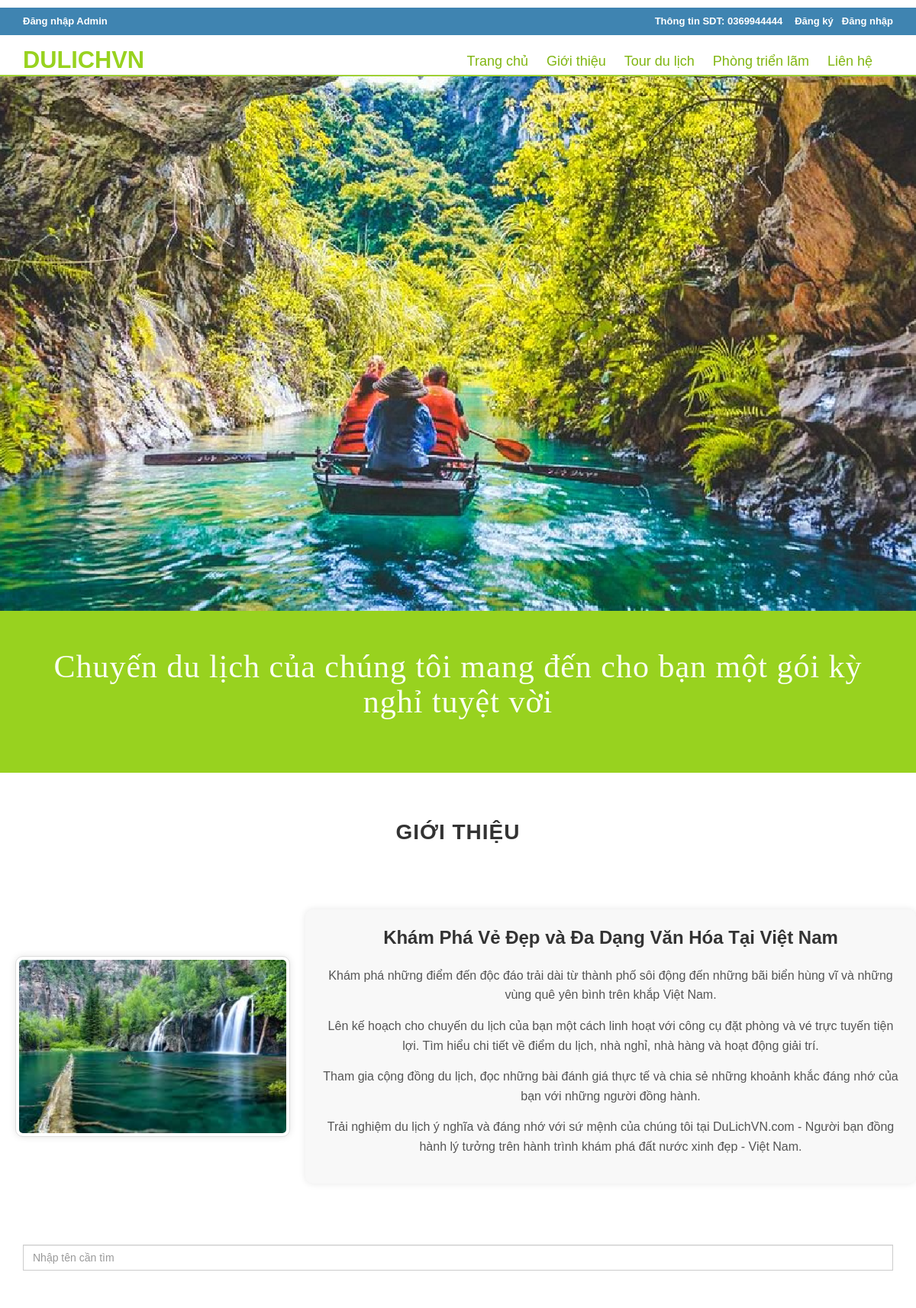
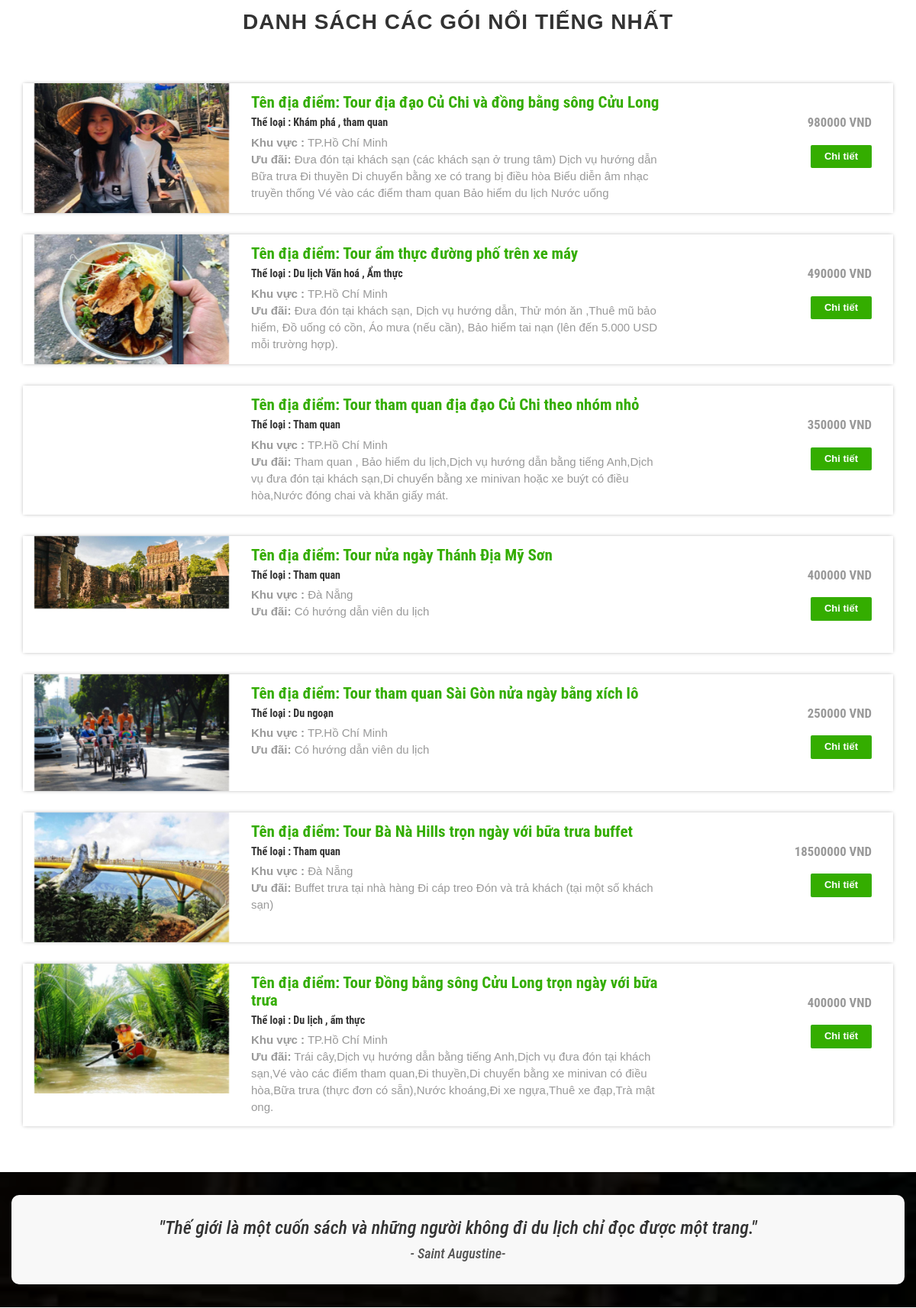
Screenshot of /tms/index.php (upper part) with the database file from the repository (2 pictures, top to bottom).
### tables this page shows
CREATE TABLE `tbltourpackages` (
  `PackageId` int(11) NOT NULL,
  `PackageName` varchar(200) DEFAULT NULL,
  `PackageType` varchar(150) DEFAULT NULL,
  `PackageLocation` varchar(100) DEFAULT NULL,
  `PackagePrice` int(11) DEFAULT NULL,
  `PackageFetures` varchar(255) DEFAULT NULL,
  `PackageDetails` mediumtext DEFAULT NULL,
  `PackageImage` varchar(100) DEFAULT NULL,
  `Creationdate` timestamp NULL DEFAULT current_timestamp(),
  `UpdationDate` timestamp NULL DEFAULT NULL ON UPDATE current_timestamp()
);

### tms/index.php (the view, shortened to what this page needs)
<?php
include('includes/config.php');
?>
<!doctype html>
<html lang="en-gb" class="no-js">
<head>
    <link rel="stylesheet" href="css/bootstrap.min.css" />
    <link rel="stylesheet" type="text/css" href="css/isotope.css" media="screen" />
    <link rel="stylesheet" href="js/fancybox/jquery.fancybox.css" type="text/css" media="screen" />
    <link rel="stylesheet" type="text/css" href="css/da-slider.css" />
    <link href="js/owl-carousel/owl.carousel.css" rel="stylesheet">
    <link rel="stylesheet" href="css/styles.css" />
    <link href="assets/css/animate.css" rel="stylesheet" type="text/css" media="all">
    <link href="font/css/font-awesome.min.css" rel="stylesheet">
</head>
<body>
    <?php include('includes/header.php'); ?>
    <div class="imgditich">
        <img id="img1" onclick="changeImage()" src="images/ditich3.jpg" alt="">
    </div>
    <section id="introText">
        <div class="container">
            <div class="text-center adeInDown animated animated" data-wow-delay=".5s"
                style="visibility: visible; animation-delay: 0.5s; animation-name: fadeInDown;">
                <h1>Chuyến du lịch của chúng tôi mang đến cho bạn một gói kỳ nghỉ tuyệt vời</h1>
            </div>
        </div>
    </section>
    <section id="aboutUs" class="secPad">
        <div class="container">
            <div class="heading text-center adeInDown animated animated" data-wow-delay=".5s"
                style="visibility: visible; animation-delay: 0.5s; animation-name: fadeInDown;">
                <h2>Giới thiệu</h2>
            </div>
            <div class="row adeInDown animated animated" data-wow-delay=".5s"
                style="visibility: visible; animation-delay: 0.5s; animation-name: fadeInDown;">
                <div class="row">
                    <div class="col-md-4">
                        <img src="images/about.jpg" alt="" class="img-responsive img-thumbnail">
                    </div>
                    <div class="col-md-8 text-center">
                        <p class="lead">Khám Phá Vẻ Đẹp và Đa Dạng Văn Hóa Tại Việt Nam</p>
                        <p class="destination">Khám phá những điểm đến độc đáo trải dài từ thành phố sôi động đến những
                            bãi
                            biển hùng vĩ và những vùng quê yên bình trên khắp Việt Nam.</p>
                        <p class="planning">Lên kế hoạch cho chuyến du lịch của bạn một cách linh hoạt với công cụ đặt
                            phòng
                            và vé trực tuyến tiện lợi. Tìm hiểu chi tiết về điểm du lịch, nhà nghỉ, nhà hàng và hoạt
                            động
                            giải trí.</p>
                        <p class="share-experience">Tham gia cộng đồng du lịch, đọc những bài đánh giá thực tế và chia
                            sẻ
                            những khoảnh khắc đáng nhớ của bạn với những người đồng hành.</p>
                        <p class="meaningful-travel">Trải nghiệm du lịch ý nghĩa và đáng nhớ với sứ mệnh của chúng tôi
                            tại
                            DuLichVN.com - Người bạn đồng hành lý tưởng trên hành trình khám phá đất nước xinh đẹp -
                            Việt
                            Nam.</p>
                    </div>
                </div>
            </div>
        </div>
    </section>
    <div class="container mt-3">
        <div class="search-container">
            <form class="d-flex">
                <input class="form-control me-2" name="search_name" id="search_name" type="search"
                    placeholder="Nhập tên cần tìm" aria-label="Search">
            </form>
        </div>
    </div>
    <section id="packages" class="secPad">
        <div class="container">
            <div class="heading text-center">
                <h2>Danh sách các gói nổi tiếng nhất</h2>
            </div>
            <div class="">
                <?php $sql = "SELECT * from tbltourpackages order by rand() ";
                $query = $dbh->prepare($sql);
                $query->execute();
                $results = $query->fetchAll(PDO::FETCH_OBJ);
                if ($query->rowCount() > 0) {
                    foreach ($results as $result) {
                ?>
                <div class="rom-btm">
                    <div class="col-md-3 room-left wow fadeInLeft animated" data-wow-delay=".5s">
                        <img src="admin/pacakgeimages/<?php echo htmlentities($result->PackageImage); ?>"
                            class="img-responsive" alt="">
                    </div>
                    <div class="col-md-6 room-midle wow fadeInUp animated" data-wow-delay=".5s">
                        <h4>Tên địa điểm: <?php echo htmlentities($result->PackageName); ?></h4>
                        <h6>Thể loại : <?php echo htmlentities($result->PackageType); ?></h6>
                        <p><b>Khu vực :</b> <?php echo htmlentities($result->PackageLocation); ?></p>
                        <p><b>Ưu đãi:</b> <?php echo htmlentities($result->PackageFetures); ?></p>
                    </div>
                    <div class="col-md-3 room-right wow fadeInRight animated" data-wow-delay=".5s">
                        <h5> <?php echo htmlentities($result->PackagePrice); ?> VND</h5>
                        <a href="package_details.php?pkgid=<?php echo htmlentities($result->PackageId); ?>"
                            class="view">Chi tiết</a>
                    </div>
                    <div class="clearfix"></div>
                </div>
                <?php
                    }
                } ?>
            </div>
        </div>
    </section>
    <section id="quote" class="bg-parlex">
        <div class="parlex-back">
            <div id="quote-container" class="container secPad text-center">
                <h3 id="quote">"Thế giới là một cuốn sách và những người không đi du lịch chỉ đọc được một trang."</h3>
                <h3 id="author">- Saint Augustine-</h3>
            </div>
        </div>
    </section>
</body>
</html>

### tms/includes/header.php (shortened to what this page needs)
<header class="header">
    <?php if ($_SESSION['login']) { ?>
        <div class="top-header">
            <div class="container">
                <ul class="tp-hd-lft wow fadeInLeft animated" data-wow-delay=".5s">
                    <li class="hm"><a href="index.php"><i class="fa fa-home"></i></a></li>
                    <li class="prnt"><a href="profile.php">Thông tin của tôi</a></li>
                    <li class="prnt"><a href="change_password.php">Thay đổi mật khẩu</a></li>
                    <li class="prnt"><a href="tour_history.php">Lịch sử </a></li>
                    <li class="prnt"><a href="tour_search.php">Tìm kiếm </a></li>
                </ul>
                <ul class="tp-hd-rgt wow fadeInRight animated" data-wow-delay=".5s">
                    <li class="tol">Chào mừng :</li>
                    <li class="sig"><?php echo htmlentities($_SESSION['login']); ?></li>
                    <li class="sigi"><a href="logout.php">/ Đăng xuất</a></li>
                </ul>
                <div class="clearfix"></div>
            </div>
        </div>
    <?php
       } else {
       ?>
        <div class="top-header">
            <div class="container">
                <ul class="tp-hd-lft wow fadeInLeft animated" data-wow-delay=".5s">
                    <li class="hm"><a href="admin/index.php">Đăng nhập Admin</a></li>
                </ul>
                <ul class="tp-hd-rgt wow fadeInRight animated" data-wow-delay=".5s">
                    <li class="tol">Thông tin SDT: 0369944444</li>
                    <li class="sig"><a href="#" data-toggle="modal" data-target="#myModal">Đăng ký</a></li>
                    <li class="sigi"><a href="#" data-toggle="modal" data-target="#myModal4">&nbsp; Đăng nhập</a></li>
                </ul>
                <div class="clearfix"></div>
            </div>
        </div>
    <?php
       } ?>
    <div class="container">
        <nav class="navbar navbar-inverse" role="navigation">
            <div class="navbar-header adeInDown animated animated" data-wow-delay=".5s" style="visibility: visible; animation-delay: 0.5s; animation-name: fadeInDown;">
                <a href="#" class="navbar-brand scroll-top logo"><b>DULICHVN</b></a>
            </div>
            <div id="main-nav" class="collapse navbar-collapse adeInDown animated animated" data-wow-delay=".5s" style="visibility: visible; animation-delay: 0.5s; animation-name: fadeInDown;">
                <ul class="nav navbar-nav" id="mainNav">
                    <li><a href="#home" class="scroll-link">Trang chủ</a></li>
                    <li><a href="#aboutUs" class="scroll-link">Giới thiệu </a></li>
                    <li><a href="#packages" class="scroll-link">Tour du lịch</a></li>
                    <li><a href="#portfolio" class="scroll-link">Phòng triển lãm</a></li>
                    <li><a href="#contactUs" class="scroll-link">Liên hệ</a></li>
                </ul>
            </div>
        </nav>
    </div>
</header>

### tms/index.php (style rules this page uses)
body, html { margin: 0; padding: 0; height: 100%; }
.imgditich { position: relative; width: 100%; height: 100vh; overflow: hidden; }
#img1 { width: 100%; height: 100%; object-fit: cover; image-rendering: pixelated; }
.animated { animation-duration: 1s; }
h1 { font-size: 3em; color: #333; margin-bottom: 20px; font-family: 'Cormorant Garamond', serif; font-weight: 300; letter-spacing: 1px; }
h2 { text-align: center; font-size: 28px; font-weight: bold; font-family: 'Arial', sans-serif; font-style: normal; color: #333; margin-bottom: 20px; text-transform: uppercase; letter-spacing: 1px; }
.row { display: flex; align-items: center; }
.col-md-4 { text-align: center; padding: 20px; }
.col-md-4 img { width: 100%; height: auto; border-radius: 10px; box-shadow: 0 0 10px rgba(0, 0, 0, 0.1); }
.col-md-8 { margin: 20px auto; padding: 20px; background-color: #f8f8f8; border-radius: 10px; box-shadow: 0 0 10px rgba(0, 0, 0, 0.1); }
.lead { font-size: 24px; font-weight: bold; color: #333; margin-bottom: 20px; }
.destination, .planning, .share-experience, .meaningful-travel { font-size: 16px; line-height: 1.6; color: #555; margin-bottom: 15px; }
#quote-container { padding: 30px; background-color: #f8f8f8; border-radius: 10px; box-shadow: 0 0 10px rgba(0, 0, 0, 0.1); }
#quote { font-size: 24px; font-style: italic; color: #333; margin-bottom: 10px; }
#author { font-size: 18px; color: #555; margin-bottom: 0; }

### rows the page displays
tbltourpackages: PackageImage (picture), PackageName "Tour địa đạo Củ Chi và đồng bằng sông Cửu Long", PackageType "Khám phá , tham quan", PackageLocation "TP.Hồ Chí Minh", PackageFetures "Đưa đón tại khách sạn (các khách sạn ở trung tâm) Dịch vụ hướng dẫn Bữa trưa Đi thuyền Di chuyển bằng xe có trang bị điều hòa Biểu diễn âm nhạc truyền thống Vé vào các điểm tham quan Bảo hiểm du lịch Nước uống", PackagePrice "980000"
tbltourpackages: PackageImage (picture), PackageName "Tour ẩm thực đường phố trên xe máy", PackageType "Du lịch Văn hoá , Ẩm thực", PackageLocation "TP.Hồ Chí Minh", PackageFetures "Đưa đón tại khách sạn, Dịch vụ hướng dẫn, Thử món ăn ,Thuê mũ bảo hiểm, Đồ uống có cồn, Áo mưa (nếu cần), Bảo hiểm tai nạn (lên đến 5.000 USD mỗi trường hợp).", PackagePrice "490000"
tbltourpackages: PackageName "Tour tham quan địa đạo Củ Chi theo nhóm nhỏ", PackageType "Tham quan", PackageLocation "TP.Hồ Chí Minh", PackageFetures "Tham quan , Bảo hiểm du lịch,Dịch vụ hướng dẫn bằng tiếng Anh,Dịch vụ đưa đón tại khách sạn,Di chuyển bằng xe minivan hoặc xe buýt có điều hòa,Nước đóng chai và khăn giấy mát.", PackagePrice "350000"
tbltourpackages: PackageImage (picture), PackageName "Tour nửa ngày Thánh Địa Mỹ Sơn", PackageType "Tham quan", PackageLocation "Đà Nẵng", PackageFetures "Có hướng dẫn viên du lịch", PackagePrice "400000"
tbltourpackages: PackageImage (picture), PackageName "Tour tham quan Sài Gòn nửa ngày bằng xích lô", PackageType "Du ngoạn", PackageLocation "TP.Hồ Chí Minh", PackageFetures "Có hướng dẫn viên du lịch", PackagePrice "250000"
tbltourpackages: PackageImage (picture), PackageName "Tour Bà Nà Hills trọn ngày với bữa trưa buffet", PackageType "Tham quan", PackageLocation "Đà Nẵng", PackageFetures "Buffet trưa tại nhà hàng Đi cáp treo Đón và trả khách (tại một số khách sạn)", PackagePrice "18500000"
tbltourpackages: PackageImage (picture), PackageName "Tour Đồng bằng sông Cửu Long trọn ngày với bữa trưa", PackageType "Du lịch , ẩm thực", PackageLocation "TP.Hồ Chí Minh", PackageFetures "Trái cây,Dịch vụ hướng dẫn bằng tiếng Anh,Dịch vụ đưa đón tại khách sạn,Vé vào các điểm tham quan,Đi thuyền,Di chuyển bằng xe minivan có điều hòa,Bữa trưa (thực đơn có sẵn),Nước khoáng,Đi xe ngựa,Thuê xe đạp,Trà mật ong.", PackagePrice "400000"
